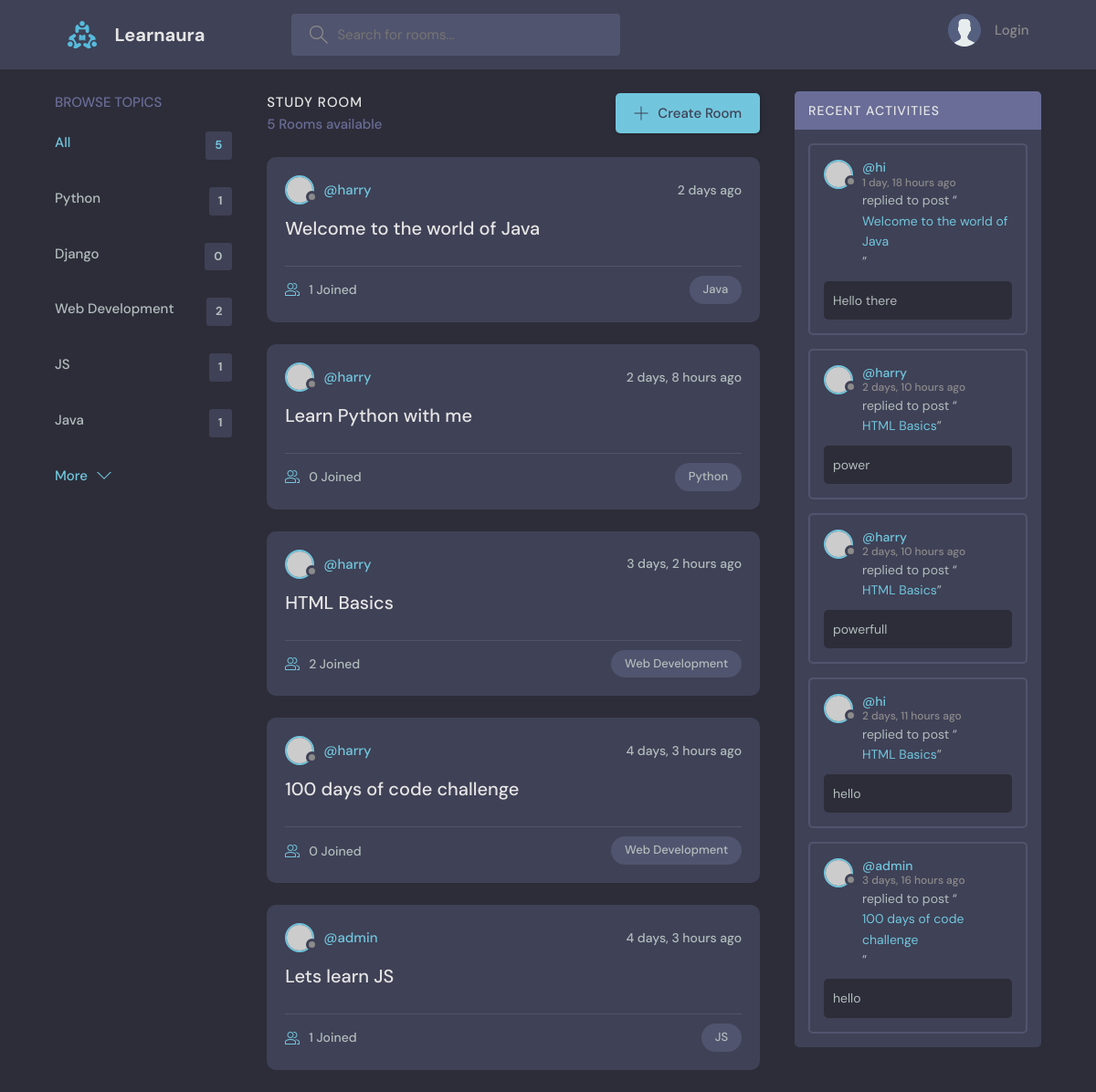
The page / on the database its author committed.
### base/models.py (models this page shows, shortened)
class Topic(models.Model):
    name = models.CharField(max_length=200)
    def __str__(self):
        return self.name

class Room(models.Model):
    host = models.ForeignKey(User,on_delete=models.SET_NULL, null=True)
    topic = models.ForeignKey(Topic, on_delete=models.SET_NULL, null=True)
    name = models.CharField(max_length=200)
    description = models.TextField(null=True, blank=True)
    participants = models.ManyToManyField(User, related_name='participants')
    updated = models.DateTimeField(auto_now=True) #every time the save method
    created = models.DateTimeField(auto_now_add=True)
    class Meta:
        ordering = ['-updated', '-created']
    def __str__(self):
        return self.name

class Message(models.Model):
    user = models.ForeignKey(User, on_delete=models.CASCADE)
    room = models.ForeignKey(Room, on_delete=models.CASCADE)
    body = models.TextField()
    updated = models.DateTimeField(auto_now=True)
    created = models.DateTimeField(auto_now_add=True)
    class Meta:
        ordering = ['-updated', '-created']

### base/views.py (the view)
# urls.py: 2. Add a URL to urlpatterns:  path('', views.home, name='home')
def home(request):
    q = request.GET.get('q') if request.GET.get('q') != None else ''
    rooms = Room.objects.filter(
            Q(topic__name__icontains=q) |
            Q(name__icontains=q) |
            Q(description__icontains=q)
            )
    topics = Topic.objects.all()[0:5]
    room_count = rooms.count()
    room_messages = Message.objects.filter(Q(room__topic__name__icontains=q))
    context = {'rooms': rooms, 'topics': topics,'room_count': room_count,'room_messages': room_messages}
    return render(request, 'base/home.html', context)

### base/templates/base/home.html (shortened to what this page needs)
{% extends 'main.html' %}
{% block content %}
<main class="layout layout--3">
    <div class="container">
        {% include 'base/topics_component.html' %}
        <div class="roomList">
            <div class="roomList__header">
                <div>
                    <h2>Study Room</h2>
                    <p>{{room_count}} Rooms available</p>
                </div>
                <a class="btn btn--main" href="{% url 'create-room' %}">
                    <svg version="1.1" xmlns="http://www.w3.org/2000/svg" width="32" height="32" viewBox="0 0 32 32">
                        <title>add</title>
                        <path
                        d="M16.943 0.943h-1.885v14.115h-14.115v1.885h14.115v14.115h1.885v-14.115h14.115v-1.885h-14.115v-14.115z"
                        ></path>
                    </svg>
                    Create Room
                </a>
            </div>
            {% include 'base/feed_component.html' %}
        </div>
    {% include 'base/activity_component.html' %}
    </div>
</main>
{% endblock %}

### base/templates/base/topics_component.html
        <div class="topics">
          <div class="topics__header">
            <h2>Browse Topics</h2>
          </div>
          <ul class="topics__list">
            <li>
                <a href="{% url 'home' %}" class="active">All <span>{{topics.count}}</span></a>
            </li>
{% for topic in topics%}
            <li>
                <a href="{% url 'home' %}?q={{topic.name}}">{{topic}} <span>{{topic.room_set.all.count}}</span></a>
            </li>
{% endfor %}
          </ul>
          <a class="btn btn--link" href="{% url 'topics' %}">
            More
            <svg version="1.1" xmlns="http://www.w3.org/2000/svg" width="32" height="32" viewBox="0 0 32 32">
              <title>chevron-down</title>
              <path d="M16 21l-13-13h-3l16 16 16-16h-3l-13 13z"></path>
            </svg>
          </a>
        </div>

### base/templates/base/feed_component.html (shortened to what this page needs)
{% for room in rooms %}
            <div class="roomListRoom">
                <div class="roomListRoom__header">
                    <a href="{% url 'user-profile' room.host.id %}" class="roomListRoom__author">
                        <div class="avatar avatar--small">
                            <img src="https://randomuser.me/api/portraits/women/11.jpg" />
                        </div>
                        <span>@{{room.host.username}}</span>
                    </a>
                    <div class="roomListRoom__actions">
                        <span>{{room.created|timesince}} ago</span>
                    </div>
                </div>
                <div class="roomListRoom__content">
                    <a href="{%url 'room' room.id %}">{{room.name}}</a>
                </div>
                <div class="roomListRoom__meta">
                    <a href="{%url 'room' room.id %}" class="roomListRoom__joined">
                        {{room.participants.all.count}} Joined
                    </a>
                    <p class="roomListRoom__topic">{{room.topic}}</p>
                </div>
            </div>
{% endfor %}

### base/templates/base/activity_component.html (shortened to what this page needs)
 <div class="activities">
        <div class="activities__header">
            <h2>Recent Activities</h2>
        </div>
        {% for message in room_messages %}
        <div class="activities__box">
            <div class="activities__boxHeader roomListRoom__header">
                <a href="{% url 'user-profile' message.user.id %}" class="roomListRoom__author">
                    <div class="avatar avatar--small">
                        <img src="https://randomuser.me/api/portraits/women/11.jpg" />
                    </div>
                    <p>
                    @{{message.user}}
                    <span>{{message.created|timesince}} ago</span>
                    </p>
                </a>
            </div>
            <div class="activities__boxContent">
                <p>replied to post “<a href="{% url 'room' message.room.id %}">{{message.room}}</a>”</p>
                <div class="activities__boxRoomContent">
                    {{message.body}}
                </div>
            </div>
        </div>
        {% endfor %}
</div>

### rows shown on the page
Topic: name "Python", room_set.all.count "1"
Topic: name "Django", room_set.all.count "0"
Topic: name "Web Development", room_set.all.count "2"
Topic: name "JS", room_set.all.count "1"
Topic: name "Java", room_set.all.count "1"
Room: host.username "harry", created "2 days", name "Welcome to the world of Java", participants.all.count "1", topic "Java"
Room: host.username "harry", created "2 days, 8 hours", name "Learn Python with me", participants.all.count "0", topic "Python"
Room: host.username "harry", created "3 days, 2 hours", name "HTML Basics", participants.all.count "2", topic "Web Development"
Room: host.username "harry", created "4 days, 3 hours", name "100 days of code challenge", participants.all.count "0", topic "Web Development"
Room: host.username "admin", created "4 days, 3 hours", name "Lets learn JS", participants.all.count "1", topic "JS"
Message: user "hi", created "1 day, 18 hours", room "Welcome to the world of Java", body "Hello there"
Message: user "harry", created "2 days, 10 hours", room "HTML Basics", body "power"
Message: user "harry", created "2 days, 10 hours", room "HTML Basics", body "powerfull"
Message: user "hi", created "2 days, 11 hours", room "HTML Basics", body "hello"
Message: user "admin", created "3 days, 16 hours", room "100 days of code challenge", body "hello"

### other values the page prints
{{ topics.count }} "5"
{{ room_count }} "5"
